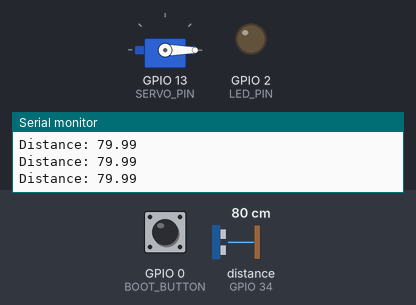
Recording of a sketch running on a simulated ESP32. Parts: servo, output pins drawn as LEDs (lit = HIGH), the last lines printed to the serial monitor. Wiring (inferred from the names in the program): ultrasonic range finder: trigger GPIO 12; echo GPIO 34. The inputs (shaded band) are chosen by the test bench; at power-on: distance to the obstacle (sensor on GPIO 34) 80 cm, GPIO 0 (BOOT_BUTTON) HIGH. The echo pulse lasts 58.3 µs per cm; pins used as bus, display or sensor lines are not drawn.

Above: at 1.2 s.
1.3 s: distance to the obstacle (sensor on GPIO 34) set to 7 cm
2.8 s: distance to the obstacle (sensor on GPIO 34) set to 4 cm
At 3.3 s:
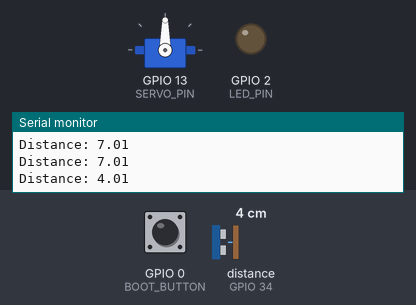
5.8 s: GPIO 0 (BOOT_BUTTON) pulled LOW for 3.2 s
At 6.1 s:
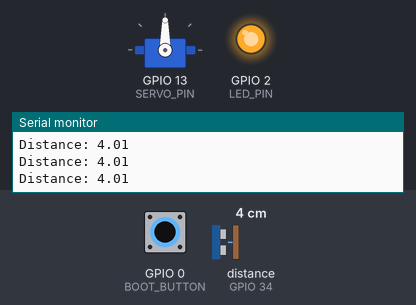
10.5 s: GPIO 0 (BOOT_BUTTON) pulled LOW for 0.15 s
At 13.3 s:
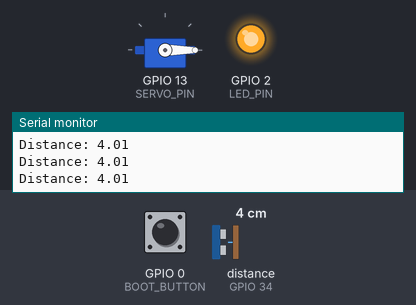
13.6 s: GPIO 0 (BOOT_BUTTON) pulled LOW for 1 s
At 14.5 s:
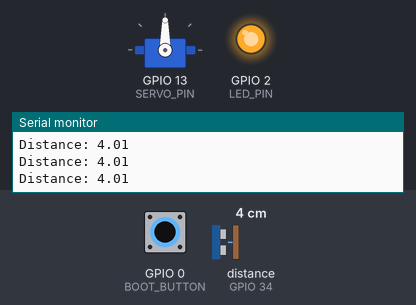
Timing chart, 0 to 16.6 s (numbered marks = the images above; inputs shaded):
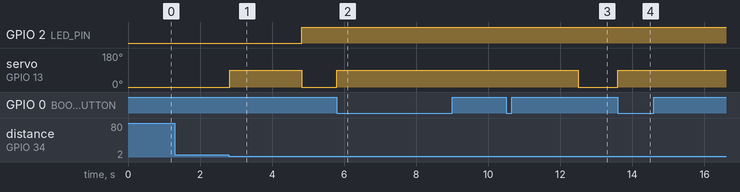

Measured:
- the behaviour switches between 6 and 5 cm on distance to the obstacle (sensor on GPIO 34) (found by bisection; images 0 and 1)
- after the input at 2.8 s, GPIO 2 (LED_PIN): LOW → HIGH after 2.0 s; servo on GPIO 13 (SERVO_PIN): 0° → 90° at once, → 0° 2.0 s later
- after the input at 5.8 s, servo on GPIO 13 (SERVO_PIN): 0° → 90° at once
- after the input at 10.5 s, servo on GPIO 13 (SERVO_PIN): 90° → 0° after 2.0 s
- after the input at 13.6 s, servo on GPIO 13 (SERVO_PIN): 0° → 90° at once

The sketch:

Main.ino
```cpp
#include <ESP32Servo.h>

const int TRIG_PIN = 12; //TODO: Move this away from a bootstrapping pin
const int ECHO_PIN = 34;
const int BOOT_BUTTON = 0;

const int LED_PIN = 2;

Servo servo;
const int SERVO_PIN = 13;
int servoPos;

const float SPEED_OF_SOUND = 0.0343; // cm / μs
const float MIN_THRESHOLD_CM = 2;
const float MAX_THRESHOLD_CM = 6;

float duration, distance;
bool gateClosed;

unsigned long buttonTime, lastReadTime;
const int BUTTON_WAIT_TIME = 1000;
const int DISTANCE_WAIT_TIME = 200;


void setup() {
  // put your setup code here, to run once:
  pinMode(TRIG_PIN, OUTPUT);
  pinMode(ECHO_PIN, INPUT);
  pinMode(LED_PIN, OUTPUT);
  pinMode(BOOT_BUTTON, INPUT_PULLUP);

  servo.setPeriodHertz(50);
  servo.attach(SERVO_PIN, 500, 2500);
  setServo(0);

  buttonTime = 0;
  lastReadTime = 0;
  gateClosed = false;

  Serial.begin(9600);
}

void loop() {
  if (digitalRead(BOOT_BUTTON) == LOW && millis() - buttonTime > BUTTON_WAIT_TIME) {
    buttonTime = millis();
    reset();
  }

  if(millis() - lastReadTime > DISTANCE_WAIT_TIME){
    lastReadTime = millis();
    readDistance();
  }

  if (!gateClosed && distance > MIN_THRESHOLD_CM && distance < MAX_THRESHOLD_CM) {
    closeGate(); // TODO: Potentially require multiple detections to avoid false outliers
  }

  if(gateClosed) {
    digitalWrite(LED_PIN, HIGH);
  } else {
    digitalWrite(LED_PIN, LOW);
  }
}

void readDistance() {
  digitalWrite(TRIG_PIN, LOW);
  delayMicroseconds(2);
  digitalWrite(TRIG_PIN, HIGH);
  delayMicroseconds(10);
  digitalWrite(TRIG_PIN, LOW);

  duration = pulseIn(ECHO_PIN, HIGH, 30000);
  distance = duration * SPEED_OF_SOUND / 2;
  Serial.print("Distance: ");
  Serial.println(distance);
}

void closeGate() {
  gateClosed = true;
  setServo(90);
  delay(2000);
  setServo(0);
}

// TODO: Add Reset Button
void reset() {
  if (servoPos == 0) {
    setServo(90);
  } else if (servoPos == 90) {
    setServo(0);
    gateClosed = false;
  }
}

void setServo(int position){
  servo.write(position);
  servoPos = position;
}
```
